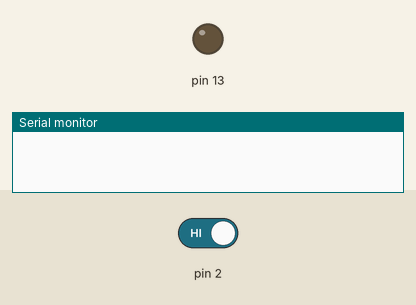
Simulated run of this sketch. Board: Arduino Uno, built with avr-gcc and run on an emulated ATmega328P. Shown: output pins drawn as LEDs (lit = HIGH), the last lines printed to the serial monitor. The test bench sets the inputs (shaded band); at power-on: pin 2 HIGH.

Above: at 1.2 s.
1.3 s: pin 2 driven LOW
At 1.6 s:
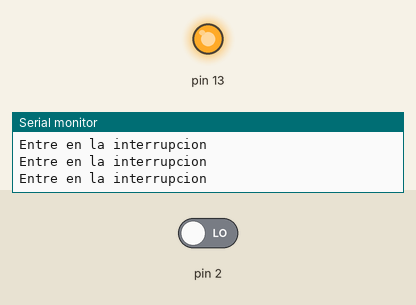
5.8 s: pin 2 driven HIGH
At 7.3 s:
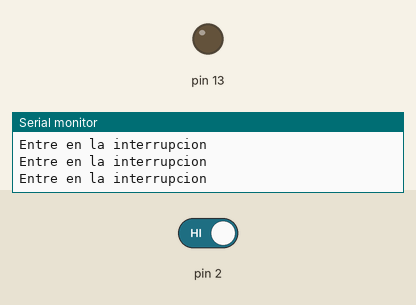
Timing chart, 0 to 8.8 s (numbered marks = the images above; inputs shaded):
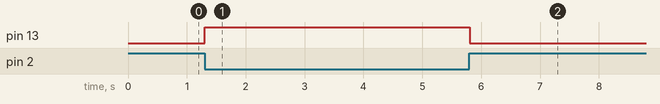

The sketch:

pushButtonLed.ino
```cpp
boolean volatile a = 0;
int d=2;

void funcion(){
  a = true;
}


void setup(){
  Serial.begin(9600);
pinMode(2,INPUT);
pinMode(13,OUTPUT);
attachInterrupt(0, funcion, FALLING);

}
void loop(){
d=digitalRead(2);
if(d==0)
digitalWrite(13,HIGH);
else
digitalWrite(13,LOW);


if (Serial.available()){
    int valor = Serial.read();
    if (valor == 49) {
      if (digitalRead(2)) Serial.println("El pin 2 esta en HIGH");
      else Serial.println("El pin 2 esta en LOW");
    }
  }

if (a) Serial.println("Entre en la interrupcion");

}
```

Measured:
- after the input at 1.3 s, pin 13: LOW → HIGH at once
- after the input at 5.8 s, pin 13: HIGH → LOW at once
